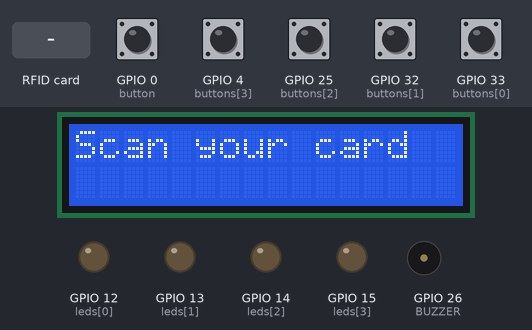
This sketch was run on a simulated ESP32. Parts: 16×2 character LCD, output pins drawn as LEDs (lit = HIGH), buzzer (waves = sounding, pin HIGH). Inputs (shaded band) come from the test bench; at power-on: GPIO 0 (button), GPIO 4 (buttons[3]), GPIO 25 (buttons[2]), GPIO 32 (buttons[1]), GPIO 33 (buttons[0]) HIGH. WiFi joins after 1.5 s; servers stay silent unless stated; uploads are accepted with an empty reply; what the sketch prints to the serial monitor is not drawn.

Above: at 3.3 s.
3.4 s: RFID card 83 A5 10 21 held to the reader
At 5.5 s:
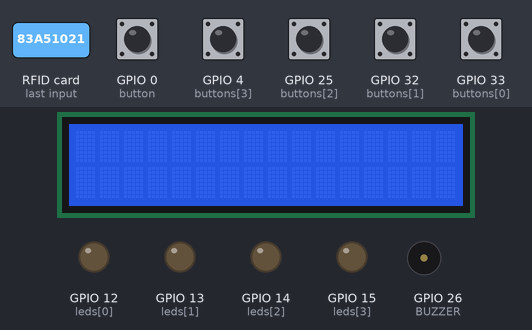
5.8 s: GPIO 4 (buttons[3]) pulled LOW for 0.15 s
At 7.0 s:
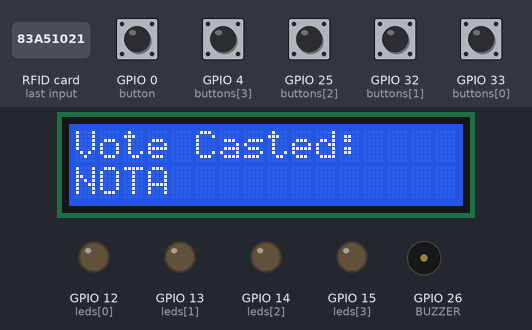
8.6 s: RFID card 5E 7A 19 C4 held to the reader
At 10.6 s:
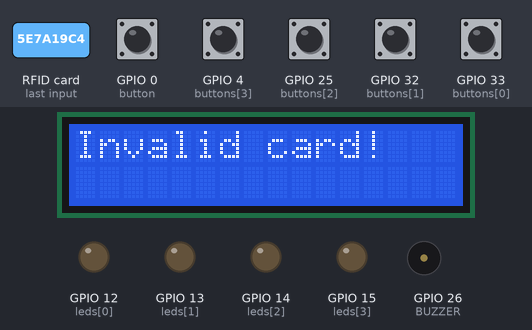
11.4 s: GPIO 0 (button) pulled LOW for 0.15 s
At 12.0 s:
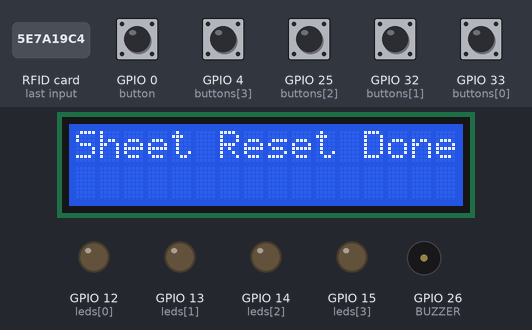
13.6 s: RFID card 63 D4 C2 DF held to the reader
At 14.78 s:
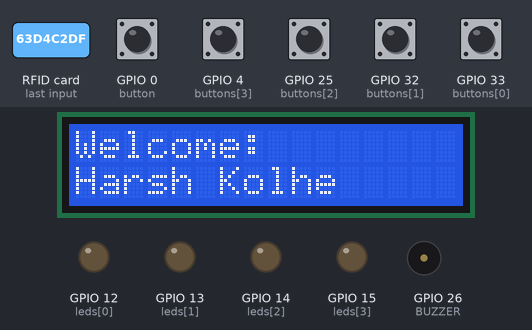
16.6 s: GPIO 25 (buttons[2]) pulled LOW for 0.15 s
At 17.8 s:
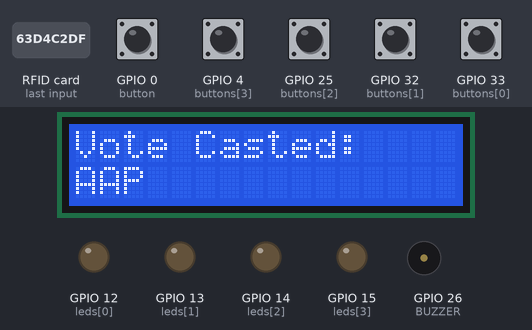
Timing chart, 0 to 19.6 s (numbered marks = the images above; inputs shaded):
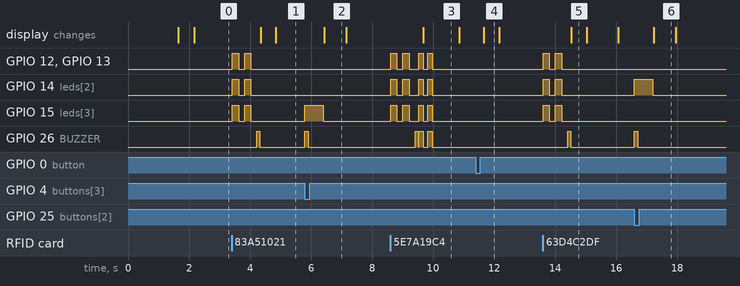

Measured:
- after the input at 3.4 s, GPIO 12 (leds[0]), GPIO 13 (leds[1]), GPIO 14 (leds[2]), GPIO 15 (leds[3]): alternates HIGH for 0.20 s and LOW for 0.20 s, 4 changes in all, then stays LOW, starting at once; GPIO 26 (BUZZER): LOW → HIGH after 0.82 s, → LOW 0.10 s later; the display: first changes after 0.94 s (image 1 shows a later state)
- after the input at 5.8 s, GPIO 15 (leds[3]): LOW → HIGH at once, → LOW 0.60 s later; GPIO 26 (BUZZER): LOW → HIGH at once, → LOW 0.10 s later; the display: changes after 0.64 s (image 2)
- after the input at 8.6 s, GPIO 12 (leds[0]), GPIO 13 (leds[1]): LOW → HIGH at once, → LOW 0.20 s later, → HIGH 0.20 s later, → LOW 0.20 s later, … (8 changes in this stretch)
- after the input at 11.4 s, the display: changes after 0.26 s (image 4)
- after the input at 13.6 s, GPIO 12 (leds[0]), GPIO 13 (leds[1]), GPIO 14 (leds[2]), GPIO 15 (leds[3]): alternates HIGH for 0.20 s and LOW for 0.20 s, 4 changes in all, then stays LOW, starting at once; GPIO 26 (BUZZER): LOW → HIGH after 0.81 s, → LOW 0.10 s later; the display: changes after 0.93 s (image 5)
- after the input at 16.6 s, GPIO 14 (leds[2]): LOW → HIGH at once, → LOW 0.60 s later; GPIO 26 (BUZZER): LOW → HIGH at once, → LOW 0.10 s later; the display: changes after 0.64 s (image 6)
- what the display in image 2 shows lasts 0.8 s, from 6.4 s to 7.2 s

The sketch:

Final_RFID_Voting_System_ESP32_Code.ino
```cpp
#include <WiFi.h>
#include <Wire.h>
#include <LiquidCrystal_I2C.h>
#include <SPI.h>
#include <MFRC522.h>
#include <HTTPClient.h>

#define RST_PIN 27
#define SS_PIN 5
#define BUZZER 26

// LEDs
int leds[] = {12, 13, 14, 15};
// Buttons
int buttons[] = {33, 32, 25, 4};
String parties[] = {"BJP", "INC", "AAP", "NOTA"};
int votes[4] = {0, 0, 0, 0};

// Master card UID
String masterUID = "33EDA6D";

LiquidCrystal_I2C lcd(0x27, 16, 2);
MFRC522 mfrc522(SS_PIN, RST_PIN);

const char* ssid = "TejasS23";
const char* password = "123456789";
String sheetURL = "https://script.google.com/macros/s/AKfycbxp1hC_1_Kb9F1buncDfLuXfGl2yaUmO_cj3gbC80ti2uvO_sBUgnSSMxHilJh-n2VD/exec";

String validCards[] = {"83A51021", "63D4C2DF", "836B79E4", "A3BAD211", "B373DFDF"};
String voterNames[] = {"Tejas Kole", "Harsh Kolhe", "Tejas Kotgire", "Shraddha Kshirsagar", "Testing Card"};
bool hasVoted[] = {false, false, false, false, false};

void setup() {
  Serial.begin(115200);
  WiFi.begin(ssid, password);

  lcd.init();
  lcd.backlight();
  lcd.setCursor(0, 0);
  lcd.print("Connecting WiFi");

  while (WiFi.status() != WL_CONNECTED) {
    delay(500);
    Serial.print(".");
  }

  lcd.clear();
  lcd.setCursor(0, 0);
  lcd.print("Wifi Connected");

  SPI.begin();
  mfrc522.PCD_Init();

  for (int i = 0; i < 4; i++) {
    pinMode(leds[i], OUTPUT);
    pinMode(buttons[i], INPUT_PULLUP);
    digitalWrite(leds[i], LOW);
  }

  pinMode(BUZZER, OUTPUT);
  digitalWrite(BUZZER, LOW);
  delay(500);
  lcd.clear();
  lcd.setCursor(0, 0);
  lcd.print("Scan your card");
}

void loop() {
  if (digitalRead(0) == LOW) {  // EN button reset
    for (int i = 0; i < 4; i++) votes[i] = 0;
    for (int i = 0; i < 5; i++) hasVoted[i] = false;
    sendSummaryToSheet();
    lcd.clear();
    lcd.print("Sheet Reset Done");
    delay(500);
    lcd.clear();
    lcd.print("Scan your card");
  }

  if (!mfrc522.PICC_IsNewCardPresent() || !mfrc522.PICC_ReadCardSerial()) return;

  String uid = "";
  for (byte i = 0; i < mfrc522.uid.size; i++) uid += String(mfrc522.uid.uidByte[i], HEX);
  uid.toUpperCase();

  Serial.print("Card UID: ");
  Serial.println(uid);
  blinkAll();
  beepOnce();

  if (uid == masterUID) {
  lcd.clear();
  lcd.setCursor(0, 0);
  lcd.print("Admin Access");
  lcd.setCursor(0, 1);
  lcd.print("Sending Summary");
  delay(500);

  sendSummaryToSheet();  // Sheet me data jaa raha hai

  // LCD par winner bhi dikhao
      int totalVotes = votes[0] + votes[1] + votes[2] + votes[3];
    String lcdWinnerText = "";

    if (totalVotes == 0) {
      lcdWinnerText = "No votes cast";
    } else {
      int maxVotes = 0;
      int winnerCount = 0;
      String tiedParties = "";

      for (int i = 0; i < 4; i++) {
        if (votes[i] > maxVotes) {
          maxVotes = votes[i];
        }
      }

      for (int i = 0; i < 4; i++) {
        if (votes[i] == maxVotes) {
          winnerCount++;
          tiedParties += parties[i] + " ";
        }
      }

      if (winnerCount == 1) {
        lcdWinnerText = "Winner: " + tiedParties;
      } else {
        lcdWinnerText = "Tie: " + tiedParties;
      }
    }

    lcd.clear();
    lcd.setCursor(0, 0);
    lcd.print("Result Summary:");
    lcd.setCursor(0, 1);
    lcd.print(lcdWinnerText.substring(0, 16)); // Only 16 chars fit on LCD

  delay(2000);

  lcd.clear();
  lcd.setCursor(0, 0);
  lcd.print("Votes Summary");
  lcd.setCursor(0, 1);
  lcd.print("Sent to Sheet");
  delay(500);

  lcd.clear();
  lcd.print("Scan your card");
  return;
}


  int voterIndex = getVoterIndex(uid);
  if (voterIndex == -1) {
  lcd.clear();
  lcd.setCursor(0, 0);
  lcd.print("Invalid card!");
  Serial.println("Invalid card!");
  doubleBlink();

  sendDataToSheet("Unknown", uid, "-", "❌ Invalid Card");

  delay(500);  // Small delay for display
  lcd.clear();
  lcd.print("Scan your card");
  return;
}


  if (hasVoted[voterIndex]) {
  lcd.clear();
  lcd.setCursor(0, 0);
  lcd.print("Already voted");
  Serial.println("Already voted.");
  doubleBlink();

  sendDataToSheet(voterNames[voterIndex], uid, "-", "❌ Already voted");
  delay(500);
  lcd.clear();
  lcd.print("Scan your card");
  return;
}


  lcd.clear();
  lcd.setCursor(0, 0);
  lcd.print("Welcome:");
  lcd.setCursor(0, 1);
  lcd.print(voterNames[voterIndex]);
  delay(500);
  lcd.clear();
Serial.println("Please vote using buttons (BJP/INC/AAP/NOTA)...");

  int countdown = 10;
  unsigned long lastUpdate = millis();
  bool voted = false;
  unsigned long startTime = millis();

  while (!voted && millis() - startTime < 10000) { // 10 sec timeout
    if (millis() - lastUpdate >= 1000) {
      lastUpdate = millis();

      lcd.clear();
      lcd.setCursor(0, 0);
      lcd.print("1:BJP  2:INC");
      lcd.setCursor(0, 1);
      lcd.print("3:AAP 4:NOTA");

      lcd.setCursor(13, 0); // show countdown
      lcd.print(countdown);
      countdown--;
    }

    for (int i = 0; i < 4; i++) {
      if (digitalRead(buttons[i]) == LOW) {
        votes[i]++;
        hasVoted[voterIndex] = true;
        digitalWrite(leds[i], HIGH);
        beepOnce();
        delay(500);
        digitalWrite(leds[i], LOW);

        lcd.clear();
        lcd.setCursor(0, 0);
        lcd.print("Vote Casted:");
        lcd.setCursor(0, 1);
        lcd.print(parties[i]);
        Serial.print("🗳 Vote Casted for Candidate ");
        Serial.println(parties[i]);

        String voteWithEmoji = parties[i];
        if (i == 0) voteWithEmoji = "🪷 BJP";
        else if (i == 1) voteWithEmoji = "✋ INC";
        else if (i == 2) voteWithEmoji = "🧹 AAP";
        else if (i == 3) voteWithEmoji = "🚫 NOTA";

        sendDataToSheet(voterNames[voterIndex], uid, voteWithEmoji, "✅ Casted");

        delay(500);
        lcd.clear();
        lcd.print("Scan your card");
        voted = true;
        break;
      }
    }
  }

  if (!voted) {
    lcd.clear();
    lcd.setCursor(0, 0);
    lcd.print("Timeout!");
    lcd.setCursor(0, 1);
    lcd.print("Try again...");
    Serial.println("Vote timeout.");
    tripleBlinkAndBeep();
    delay(1000);
    lcd.clear();
    lcd.print("Scan your card");
  }

}

void blinkAll() {
  for (int j = 0; j < 2; j++) {
    for (int i = 0; i < 4; i++) digitalWrite(leds[i], HIGH);
    delay(200);
    for (int i = 0; i < 4; i++) digitalWrite(leds[i], LOW);
    delay(200);
  }
}

void beepOnce() {
  digitalWrite(BUZZER, HIGH);
  delay(100);
  digitalWrite(BUZZER, LOW);
}

void doubleBlink() {
  for (int j = 0; j < 2; j++) {
    for (int i = 0; i < 4; i++) digitalWrite(leds[i], HIGH);
    digitalWrite(BUZZER, HIGH);
    delay(150);
    for (int i = 0; i < 4; i++) digitalWrite(leds[i], LOW);
    digitalWrite(BUZZER, LOW);
    delay(150);
  }
}

void tripleBlinkAndBeep() {
  for (int i = 0; i < 3; i++) {
    for (int j = 0; j < 4; j++) digitalWrite(leds[j], HIGH);
    digitalWrite(BUZZER, HIGH);
    delay(200);
    for (int j = 0; j < 4; j++) digitalWrite(leds[j], LOW);
    digitalWrite(BUZZER, LOW);
    delay(200);
  }
}

int getVoterIndex(String uid) {
  for (int i = 0; i < 5; i++) {
    if (uid == validCards[i]) return i;
  }
  return -1;
}

void sendDataToSheet(String name, String uid, String vote, String status) {
  if (WiFi.status() == WL_CONNECTED) {
    HTTPClient http;
    String url = sheetURL + "?name=" + urlencode(name) + "&uid=" + uid + "&vote=" + urlencode(vote) + "&status=" + urlencode(status);

   Serial.println("📡 Sending to Google Sheet:");
    Serial.println(url);
    http.begin(url);
    int httpCode = http.GET();
    if (httpCode > 0) {
      Serial.print("Response: ");
      Serial.println(http.getString());
    } else {
      Serial.println("Error sending data.");
    }
    http.end();
  }
}

void sendSummaryToSheet() {
  if (WiFi.status() == WL_CONNECTED) {
    HTTPClient http;

    // Check if no one voted
int totalVotes = votes[0] + votes[1] + votes[2] + votes[3];
String winnerWithEmoji = "";

if (totalVotes == 0) {
  winnerWithEmoji = "❌ No votes cast";
} else {
  int maxVotes = 0;
  int winnerCount = 0;
  String tiedParties = "";

  // Find max vote count
  for (int i = 0; i < 4; i++) {
    if (votes[i] > maxVotes) {
      maxVotes = votes[i];
    }
  }

  // Count how many parties have max votes (for tie)
  for (int i = 0; i < 4; i++) {
    if (votes[i] == maxVotes) {
      winnerCount++;
      if (i == 0) tiedParties += "🪷 BJP, ";
      else if (i == 1) tiedParties += "✋ INC, ";
      else if (i == 2) tiedParties += "🧹 AAP, ";
      else if (i == 3) tiedParties += "🚫 NOTA, ";
    }
  }

  // Remove last comma
  if (tiedParties.endsWith(", ")) tiedParties = tiedParties.substring(0, tiedParties.length() - 2);

  if (winnerCount == 1) {
    winnerWithEmoji = tiedParties;  // Single winner
  } else {
    winnerWithEmoji = "🤝 Tie between: " + tiedParties;
  }
}


    // Create status message
    String status = "🗳️ Final Vote Summary:\n";
status += "🪷 BJP: " + String(votes[0]) + "\n";
status += "✋ INC: " + String(votes[1]) + "\n";
status += "🧹 AAP: " + String(votes[2]) + "\n";
status += "🚫 NOTA: " + String(votes[3]) + "\n\n";
status += "🏆 Winner : " + winnerWithEmoji;


    String url = sheetURL + "?name=Mastercard&uid=33EDA6D&vote=--&status=" + urlencode(status);
    url.replace("\n", "%0A");

    Serial.println("📡 Sending Summary to Google Sheet...");
    Serial.println(url);

    http.begin(url);
    int httpCode = http.GET();

    if (httpCode > 0) {
      Serial.println("Summary sent to sheet.");
    } else {
      Serial.println("Error sending summary.");
    }

    http.end();
  }
}


  String urlencode(String str) {
  String encoded = "";
  char c;
  char code0;
  char code1;
  for (int i = 0; i < str.length(); i++) {
    c = str.charAt(i);
    if (isalnum(c)) {
      encoded += c;
    } else {
      encoded += '%';
      code0 = (c >> 4) & 0xF;
      code1 = c & 0xF;
      code0 += code0 > 9 ? 'A' - 10 : '0';
      code1 += code1 > 9 ? 'A' - 10 : '0';
      encoded += code0;
      encoded += code1;
    }
  }
  return encoded;
}
```
